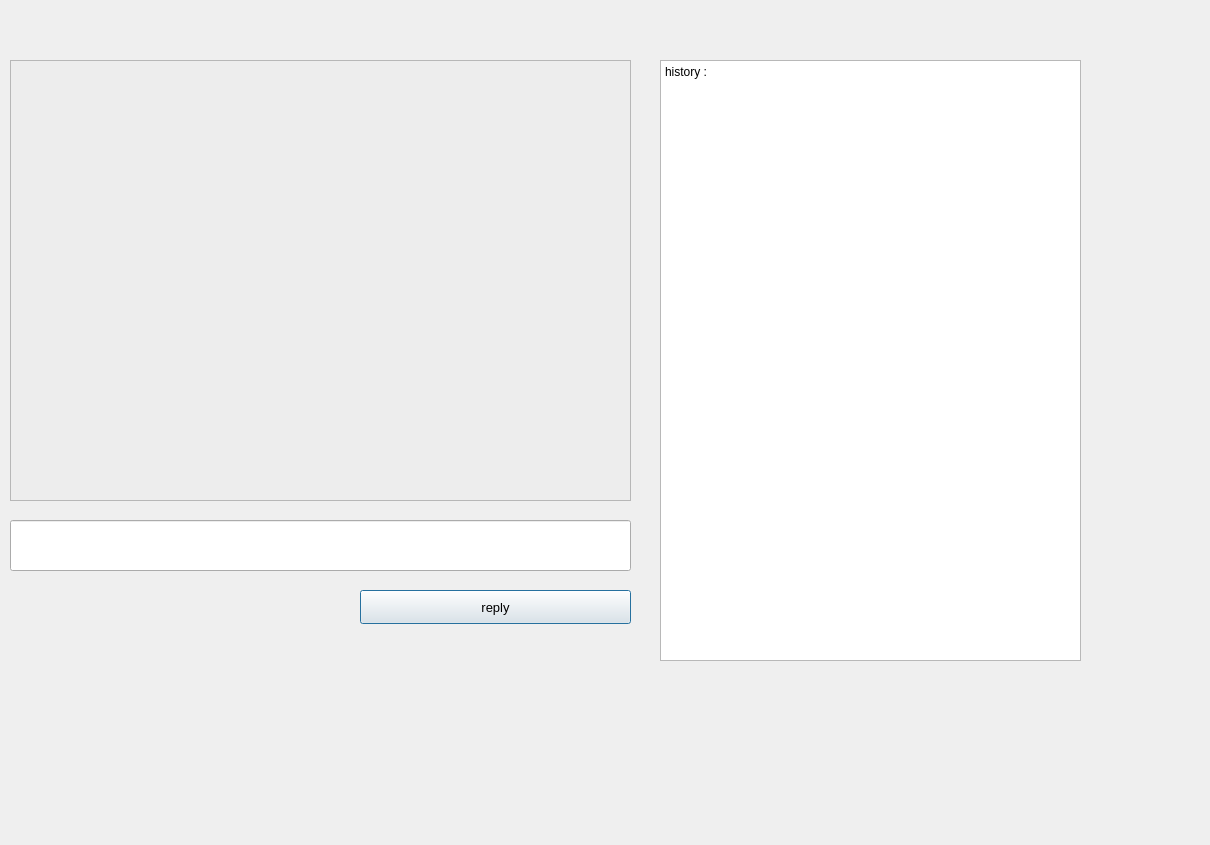
<?xml version="1.0" encoding="UTF-8"?>
<ui version="4.0">
 <class>notif_space</class>
 <widget class="QDialog" name="notif_space">
  <property name="geometry">
   <rect>
    <x>0</x>
    <y>0</y>
    <width>1210</width>
    <height>845</height>
   </rect>
  </property>
  <property name="windowTitle">
   <string>notification</string>
  </property>
  <widget class="QPushButton" name="reply">
   <property name="geometry">
    <rect>
     <x>360</x>
     <y>590</y>
     <width>271</width>
     <height>34</height>
    </rect>
   </property>
   <property name="font">
    <font>
     <pointsize>10</pointsize>
    </font>
   </property>
   <property name="text">
    <string>reply</string>
   </property>
  </widget>
  <widget class="QLineEdit" name="writerep">
   <property name="geometry">
    <rect>
     <x>10</x>
     <y>520</y>
     <width>621</width>
     <height>51</height>
    </rect>
   </property>
  </widget>
  <widget class="QTableView" name="disp">
   <property name="geometry">
    <rect>
     <x>10</x>
     <y>60</y>
     <width>621</width>
     <height>441</height>
    </rect>
   </property>
   <property name="styleSheet">
    <string notr="true">background:#EDEDED;
color:#6563FF;
font-size:16px;
</string>
   </property>
  </widget>
  <widget class="QLabel" name="label">
   <property name="geometry">
    <rect>
     <x>-380</x>
     <y>-250</y>
     <width>1621</width>
     <height>1101</height>
    </rect>
   </property>
   <property name="text">
    <string/>
   </property>
   <property name="pixmap">
    <pixmap>../../../../../Downloads/wp8552433-white-pc-wallpapers.jpg</pixmap>
   </property>
  </widget>
  <widget class="QPlainTextEdit" name="history">
   <property name="geometry">
    <rect>
     <x>660</x>
     <y>60</y>
     <width>421</width>
     <height>601</height>
    </rect>
   </property>
   <property name="plainText">
    <string>history : 
</string>
   </property>
  </widget>
  <zorder>label</zorder>
  <zorder>reply</zorder>
  <zorder>writerep</zorder>
  <zorder>disp</zorder>
  <zorder>history</zorder>
 </widget>
 <resources/>
 <connections/>
</ui>
